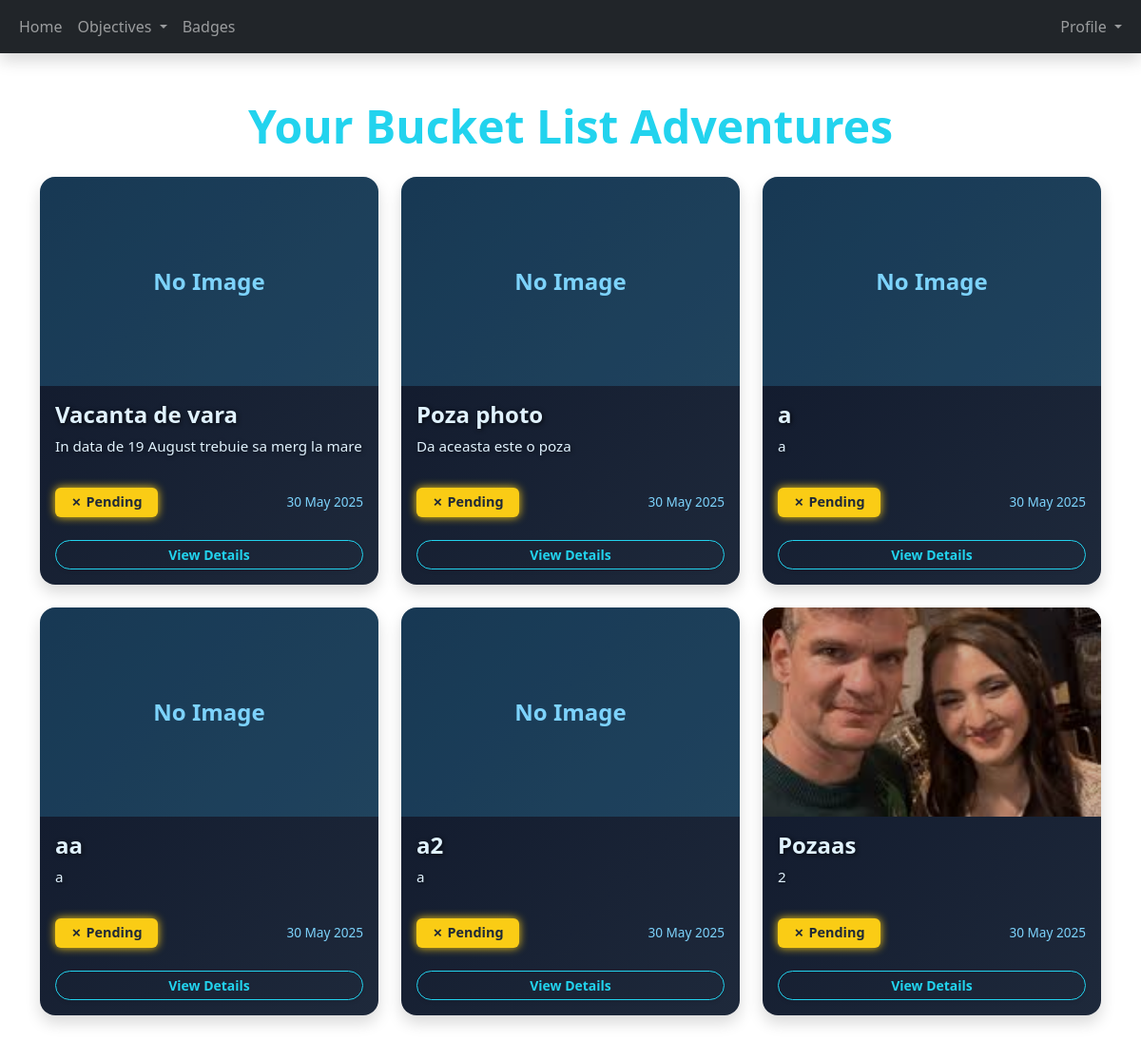
Page /list_objective/ (signed in) on the committed database.
### Objective/models.py (models this page shows, shortened)
class Objective(models.Model):
    title = models.CharField(max_length=255)
    description = models.TextField()
    completed = models.BooleanField(default=False)
    date_added = models.DateField(auto_now_add=True)
    user = models.ForeignKey(User, on_delete=models.CASCADE)
    image = models.ImageField(upload_to='objectives/', blank=True, null=True)
    created_at = models.DateTimeField(auto_now_add=True)
    updated_at = models.DateTimeField(auto_now=True)

### Objective/views.py (the view)
# urls.py: path('list_objective/', views.ObjectiveListView.as_view(), name='list-objectives'),
class ObjectiveListView(LoginRequiredMixin, ListView):
    template_name = 'Objective/list_objectives.html'
    model = Objective
    context_object_name = 'objectives'
    def get_queryset(self):
        return Objective.objects.filter(user=self.request.user)

### templates/Objective/list_objectives.html (shortened to what this page needs)
{% extends 'base.html' %}
{% block content %}
<div class="container my-5">
  <h1 class="mb-4 text-center display-5 fw-bold" style="font-family: 'Segoe UI', Tahoma, Geneva, Verdana, sans-serif; color: #22d3ee;">
    Your Bucket List Adventures
  </h1>
  <div class="row justify-content-center">
    {% for objective in objectives %}
    <div class="col-md-6 col-lg-4 mb-4">
      <div class="card h-100 shadow rounded-4 border-0"
           style="background: linear-gradient(135deg, #0f172a 0%, #1e293b 100%);
                  color: #e0f2fe;
                  box-shadow: 0 8px 24px rgba(2, 132, 199, 0.6);
                  transition: transform 0.3s ease, box-shadow 0.3s ease;">
        {% if objective.image %}
        <img src="{{ objective.image.url }}" class="card-img-top rounded-top-4" alt="{{ objective.title }}" style="height: 220px; object-fit: cover; filter: brightness(0.8); transition: filter 0.3s ease;">
        {% else %}
        <div class="d-flex align-items-center justify-content-center rounded-top-4" style="height: 220px; background: rgba(56, 189, 248, 0.2); font-weight: 700; font-size: 1.5rem; color: #7dd3fc;">
          No Image
        </div>
        {% endif %}
        <div class="card-body d-flex flex-column">
          <h4 class="card-title fw-bold" style="text-shadow: 1px 1px 5px rgba(0,0,0,0.8);">{{ objective.title }}</h4>
          <p class="card-text flex-grow-1" style="text-shadow: 1px 1px 4px rgba(0,0,0,0.6); font-size: 0.95rem;">
            {{ objective.description|truncatechars:120 }}
          </p>
          <div class="d-flex justify-content-between align-items-center mt-3">
            {% if objective.completed %}
              <span class="badge py-2 px-3"
                    style="background-color: #22c55e; font-weight: 600; font-size: 0.9rem; box-shadow: 0 0 10px #22c55e;">
                ✔ Completed
              </span>
            {% else %}
              <span class="badge py-2 px-3"
                    style="background-color: #facc15; color: #1f2937; font-weight: 600; font-size: 0.9rem; box-shadow: 0 0 10px #facc15;">
                ✗ Pending
              </span>
            {% endif %}
            <small class="text-cyan-300" style="font-size: 0.85rem; color: #7dd3fc;">{{ objective.date_added|date:"d M Y" }}</small>
          </div>
          <a href="#" class="btn btn-outline-cyan btn-sm mt-4 fw-semibold shadow-sm"
             style="border-radius: 30px; color: #22d3ee; border: 1px solid #22d3ee;
                    transition: background-color 0.3s ease, color 0.3s ease;">
            View Details
          </a>
        </div>
      </div>
    </div>
    {% endfor %}
  </div>
</div>
{% endblock %}

### templates/base.html (shortened to what this page needs)
<!DOCTYPE html>
<html lang="en">
<head>
    <link href="https://cdn.jsdelivr.net/npm/bootstrap-icons@1.10.5/font/bootstrap-icons.css" rel="stylesheet">
    <link href="https://cdn.jsdelivr.net/npm/bootstrap@5.3.3/dist/css/bootstrap.min.css" rel="stylesheet">
</head>
<body>
{% include 'navbar.html' %}
{% block content %}
{% endblock %}
</body>
</html>

### templates/navbar.html (shortened to what this page needs)
<nav class="navbar navbar-expand-lg shadow bg-dark" data-bs-theme="dark">
    <div class="container-fluid">
        <div class="collapse navbar-collapse" id="navbarResponsive">
            <ul class="navbar-nav me-auto align-items-center">
                    <li class="nav-item">
                        <a class="nav-link text-navbar-geo" href="{% url 'home' %}" role="button" aria-expanded="false">
                            Home
                        </a>
                    </li>
                {% if user.is_authenticated %}
                    <li class="nav-item dropdown">
                        <a class="nav-link dropdown-toggle text-navbar-geo" href="#" role="button" data-bs-toggle="dropdown" aria-expanded="false">
                            Objectives
                        </a>
                    </li>
                    <li class="nav-item dropdown">
                        <a class="nav-link" href="#" role="button" data-bs-toggle="dropdown" aria-expanded="false">
                        Badges
                        </a>
                    </li>
                {% endif %}
            </ul>
        </div>
        <div class="collapse navbar-collapse" id="navbarResponsive">
            <ul class="navbar-nav ms-auto align-items-center">
                {% if user.is_authenticated %}
                    <li>
                        <a type="button" class="nav-link dropdown-toggle text-navbar-geo" data-bs-toggle="dropdown" aria-expanded="false">
                            Profile
                        </a>
                    </li>
                {% endif %}
            </ul>
        </div>
    </div>
</nav>

### rows in the picture
Objective: image "No Image", title "Vacanta de vara", description "In data de 19 August trebuie sa merg la mare", completed "✗ Pending", date_added "30 May 2025"
Objective: image "No Image", title "Poza photo", description "Da aceasta este o poza", completed "✗ Pending", date_added "30 May 2025"
Objective: image "No Image", title "a", description "a", completed "✗ Pending", date_added "30 May 2025"
Objective: image "No Image", title "aa", description "a", completed "✗ Pending", date_added "30 May 2025"
Objective: image "No Image", title "a2", description "a", completed "✗ Pending", date_added "30 May 2025"
Objective: image (picture), title "Pozaas", description "2", completed "✗ Pending", date_added "30 May 2025"
